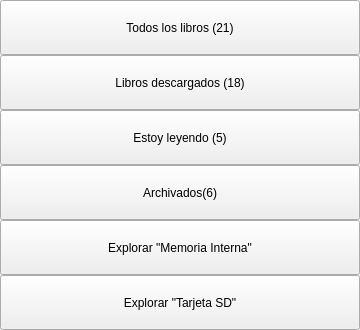
<?xml version="1.0" encoding="UTF-8"?>
<ui version="4.0">
 <class>BooksFilterLayer</class>
 <widget class="QWidget" name="BooksFilterLayer">
  <property name="geometry">
   <rect>
    <x>0</x>
    <y>0</y>
    <width>360</width>
    <height>330</height>
   </rect>
  </property>
  <property name="minimumSize">
   <size>
    <width>360</width>
    <height>330</height>
   </size>
  </property>
  <property name="maximumSize">
   <size>
    <width>360</width>
    <height>330</height>
   </size>
  </property>
  <property name="windowTitle">
   <string>Form</string>
  </property>
  <property name="styleSheet">
   <string notr="true"/>
  </property>
  <layout class="QVBoxLayout" name="verticalLayout_2">
   <property name="spacing">
    <number>0</number>
   </property>
   <property name="margin">
    <number>0</number>
   </property>
   <item>
    <widget class="QWidget" name="arrowCont" native="true">
     <property name="maximumSize">
      <size>
       <width>16777215</width>
       <height>19</height>
      </size>
     </property>
     <widget class="QLabel" name="topArrowLbl">
      <property name="geometry">
       <rect>
        <x>50</x>
        <y>0</y>
        <width>24</width>
        <height>17</height>
       </rect>
      </property>
      <property name="text">
       <string/>
      </property>
      <property name="indent">
       <number>0</number>
      </property>
     </widget>
    </widget>
   </item>
   <item>
    <widget class="QFrame" name="popupCont">
     <property name="minimumSize">
      <size>
       <width>0</width>
       <height>0</height>
      </size>
     </property>
     <property name="maximumSize">
      <size>
       <width>10000</width>
       <height>10000</height>
      </size>
     </property>
     <layout class="QVBoxLayout" name="verticalLayout">
      <property name="spacing">
       <number>0</number>
      </property>
      <property name="margin">
       <number>0</number>
      </property>
      <item>
       <widget class="QPushButton" name="allBooksBtn">
        <property name="sizePolicy">
         <sizepolicy hsizetype="Expanding" vsizetype="Expanding">
          <horstretch>0</horstretch>
          <verstretch>0</verstretch>
         </sizepolicy>
        </property>
        <property name="text">
         <string>Todos los libros (21)</string>
        </property>
       </widget>
      </item>
      <item>
       <widget class="QPushButton" name="downloadBooksBtn">
        <property name="sizePolicy">
         <sizepolicy hsizetype="Expanding" vsizetype="Expanding">
          <horstretch>0</horstretch>
          <verstretch>0</verstretch>
         </sizepolicy>
        </property>
        <property name="text">
         <string>Libros descargados (18)</string>
        </property>
       </widget>
      </item>
      <item>
       <widget class="QPushButton" name="nowReadingBtn">
        <property name="sizePolicy">
         <sizepolicy hsizetype="Expanding" vsizetype="Expanding">
          <horstretch>0</horstretch>
          <verstretch>0</verstretch>
         </sizepolicy>
        </property>
        <property name="text">
         <string>Estoy leyendo (5)</string>
        </property>
       </widget>
      </item>
      <item>
       <widget class="QPushButton" name="archivedBtn">
        <property name="sizePolicy">
         <sizepolicy hsizetype="Expanding" vsizetype="Expanding">
          <horstretch>0</horstretch>
          <verstretch>0</verstretch>
         </sizepolicy>
        </property>
        <property name="text">
         <string>Archivados(6)</string>
        </property>
       </widget>
      </item>
      <item>
       <widget class="QPushButton" name="internalMemoryBtn">
        <property name="sizePolicy">
         <sizepolicy hsizetype="Expanding" vsizetype="Expanding">
          <horstretch>0</horstretch>
          <verstretch>0</verstretch>
         </sizepolicy>
        </property>
        <property name="text">
         <string>Explorar &quot;Memoria Interna&quot;</string>
        </property>
       </widget>
      </item>
      <item>
       <widget class="QPushButton" name="sdBtn">
        <property name="sizePolicy">
         <sizepolicy hsizetype="Expanding" vsizetype="Expanding">
          <horstretch>0</horstretch>
          <verstretch>0</verstretch>
         </sizepolicy>
        </property>
        <property name="text">
         <string>Explorar &quot;Tarjeta SD&quot;</string>
        </property>
       </widget>
      </item>
     </layout>
    </widget>
   </item>
  </layout>
 </widget>
 <resources>
  <include location="../Library800.qrc"/>
 </resources>
 <connections/>
</ui>
